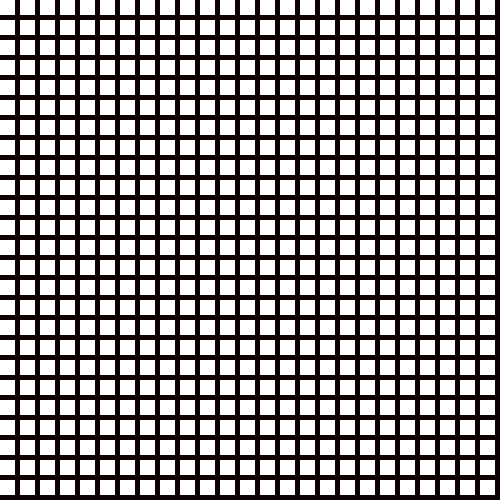
Frame 1 (no input)
Frame 60 (the mouse pressed at the canvas centre just before this capture): identical to frame 1, image omitted
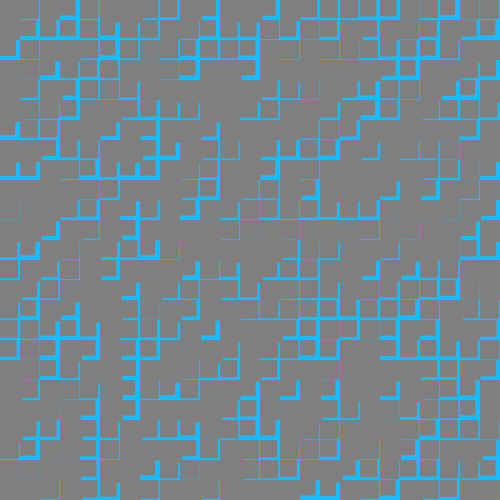
Frame 120 (the mouse held since frame 60 and released just before this capture)

The Processing sketch that drew these frames (run headless with seeded random() and noise(); from frame 60 on, the mouse is pressed at the canvas centre):

// Processing sketch: processing_37908
// ── processing_37908.pde

void setup() {
  size (500, 500);
  smooth();
  noStroke();
}

void draw() {
  //background color map
  background(map(mouseX, 0, 245, 12, 20), map(mouseX, 0, 198, 0, 150), map(mouseX, 0, 124, 0, 255));
  //square color map
  fill(map(mouseX, 0, 500, 255, 0), map(mouseX, 0, 500, 255, 0), map(mouseX, 0, 500, 255, 0));

  float xPos;
  float yPos;
  //rect size
  float rs;
  int rectDistance = 20;

  for (int x=10; x<width; x=x+rectDistance) {
    for (int y=10; y<=height; y=y+rectDistance) {

     
      xPos = x;  // + random(mouseX/50);
      yPos = y; // + random(mouseX/10);
      rs = 15 + random(mouseX/30);
      rect(xPos-10, yPos-10, rs, rs);
    }
  }
}
